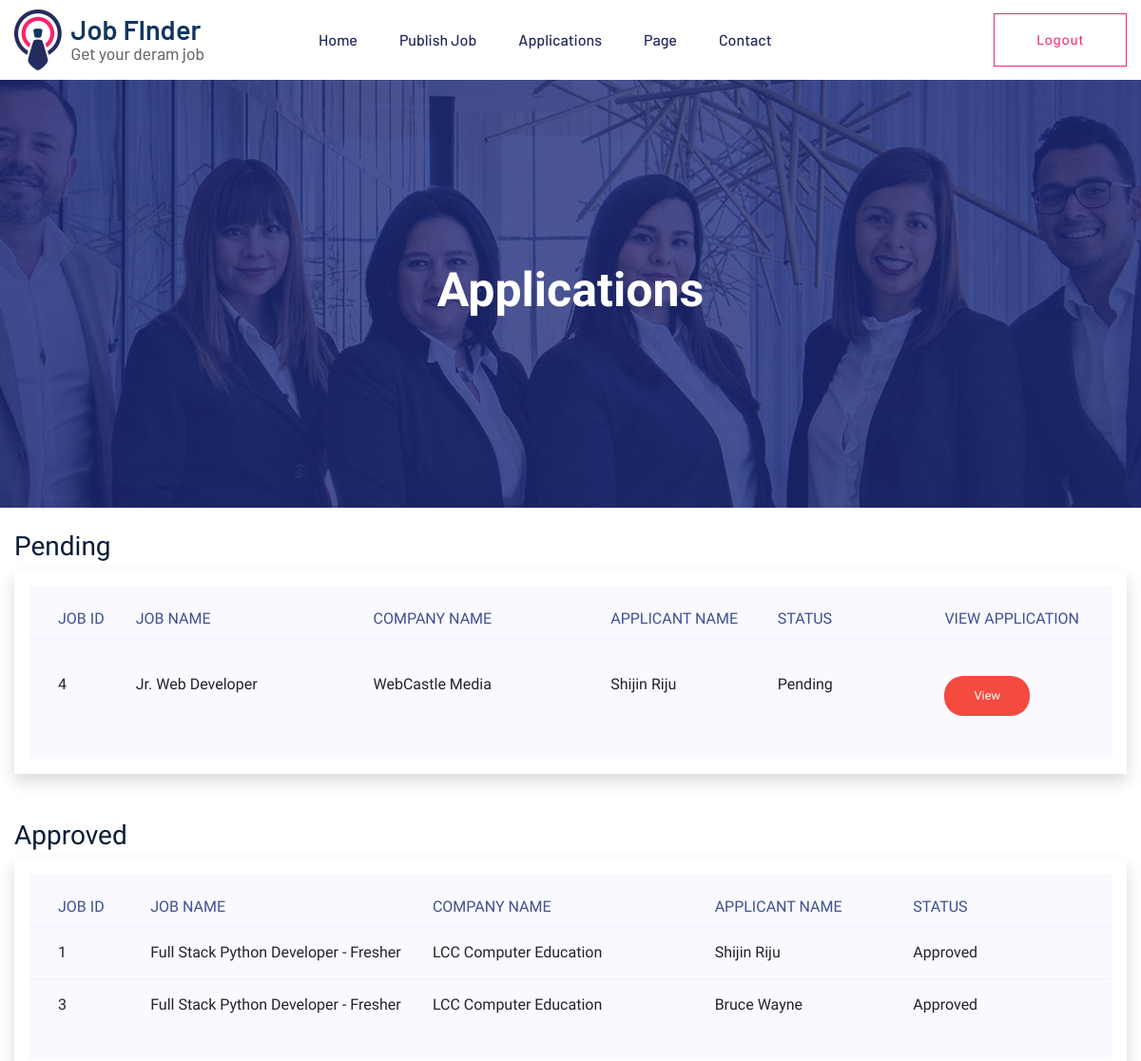
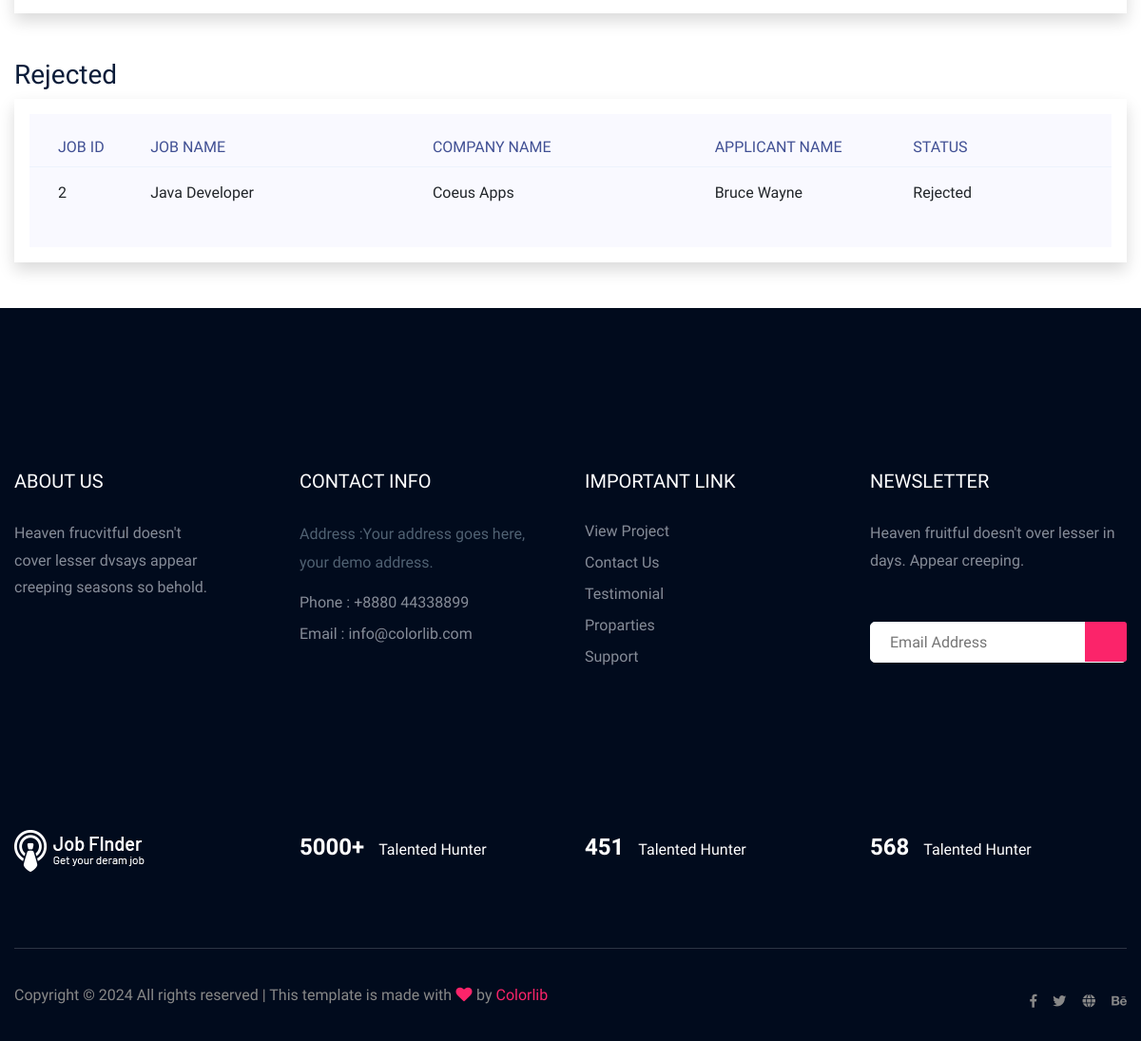
The page /applicant_details/ (signed in) on the database its author committed (2 pictures, top to bottom).
### JOBAPP/models.py (models this page shows, shortened)
class Application(models.Model):
    user_id = models.ForeignKey(Register, on_delete=models.CASCADE)
    job_id = models.ForeignKey(JobList,on_delete=models.CASCADE)
    applicant_education = models.CharField(max_length=100)
    applicant_experience = models.CharField(max_length=100)
    applicant_internship = models.CharField(max_length=3000)
    applicant_cv = models.FileField()
    applied_status = models.CharField(max_length = 100, default="Not Applied", null = True)
    status = models.CharField(max_length = 100, default="Pending", null=True)

class JobList(models.Model):
    job_title = models.CharField(max_length = 100)
    job_company = models.CharField(max_length = 100)
    job_location = models.CharField(max_length = 100)
    job_initial_salary = models.IntegerField()
    job_final_salary = models.IntegerField()
    job_type = models.CharField(max_length = 100)
    job_company_description = models.CharField(max_length = 3000, null=True)
    job_description = models.CharField(max_length = 3000, null=True)
    job_skills = models.CharField(max_length = 3000, null=True)
    job_education = models.CharField(max_length = 3000, null=True)
    job_experience = models.CharField(max_length = 3000, null=True)
    job_company_email = models.EmailField(max_length = 100, null=True)
    job_company_phone = models.IntegerField(null=True)
    job_application_date = models.DateField(null=True)
    job_vacancy = models.IntegerField(null=True)
    timestamp = models.DateTimeField(auto_now_add = True)

class Register(models.Model):
    name = models.CharField(max_length = 100)
    email = models.EmailField(max_length = 100)
    phone = models.IntegerField()
    login_id = models.ForeignKey(CustomLogin,on_delete = models.CASCADE)

### JOBAPP/views.py (the view)
# urls.py: path('applicant_details/',views.applicant_details),
def applicant_details(request):
    user_id = request.session['admin_id']
    datas = Application.objects.filter(status = "Pending")
    approved_data = Application.objects.filter(status = "Approved")
    rejected_data = Application.objects.filter(status = "Rejected")
    return render(request, 'applicant_details.html',{"data":datas,"approved_data":approved_data,"rejected_data":rejected_data})

### templates/applicant_details.html
{% extends 'admin_base.html' %} {% block header %}
<div class="slider-area ">
    <div class="single-slider section-overly slider-height2 d-flex align-items-center"
        data-background="assets/img/hero/about.jpg">
        <div class="container">
            <div class="row">
                <div class="col-xl-12">
                    <div class="hero-cap text-center">
                        <h2>Applications</h2>
                    </div>
                </div>
            </div>
        </div>
    </div>
</div>
<div class="container mt-4 mb-5">
    <h3>Pending</h3>
    <div class="progress-table-wrap shadow p-3">
        <div class="progress-table">
            <div class="table-head">
                <div class="serial">Job Id</div>
                <div class="country">Job Name</div>
                <div class="country">Company Name</div>
                <div class="visit">Applicant Name</div>
                <div class="visit">Status</div>
                <div class="visit">View Application</div>
            </div>
            {% for i in data %}
            <div class="table-row">
                <div class="serial">{{i.id}}</div>
                <div class="country">{{i.job_id.job_title}}</div>
                <div class="country">{{i.job_id.job_company}}</div>
                <div class="visit">{{i.user_id.name}}</div>
                <div class="visit">{{i.status}}</div>
                <div class="visit">
                    <a href="/applications?id={{i.user_id.login_id_id}}"><button class="genric-btn danger circle mt-4"
                            type="submit">
                            View
                        </button></a>
                </div>
            </div>
            {% endfor %}
        </div>
    </div>
    <h3 class="mt-5">Approved</h3>
    <div class="progress-table-wrap shadow p-3">
        <div class="progress-table">
            <div class="table-head">
                <div class="serial">Job Id</div>
                <div class="country">Job Name</div>
                <div class="country">Company Name</div>
                <div class="visit">Applicant Name</div>
                <div class="visit">Status</div>
            </div>
            {% for i in approved_data %}
            <div class="table-row">
                <div class="serial">{{i.id}}</div>
                <div class="country">{{i.job_id.job_title}}</div>
                <div class="country">{{i.job_id.job_company}}</div>
                <div class="visit">{{i.user_id.name}}</div>
                <div class="visit">{{i.status}}</div>
            </div>
            {% endfor %}
        </div>
    </div>
    <h3 class="mt-5">Rejected</h3>
    <div class="progress-table-wrap shadow p-3">
        <div class="progress-table">
            <div class="table-head">
                <div class="serial">Job Id</div>
                <div class="country">Job Name</div>
                <div class="country">Company Name</div>
                <div class="visit">Applicant Name</div>
                <div class="visit">Status</div>
            </div>
            {% for i in rejected_data %}
            <div class="table-row">
                <div class="serial">{{i.id}}</div>
                <div class="country">{{i.job_id.job_title}}</div>
                <div class="country">{{i.job_id.job_company}}</div>
                <div class="visit">{{i.user_id.name}}</div>
                <div class="visit">{{i.status}}</div>
            </div>
            {% endfor %}
        </div>
    </div>
</div>
{% endblock %}

### templates/admin_base.html (shortened to what this page needs)
{% load static %}
<!doctype html>
<html class="no-js" lang="zxx">
<head>
    <link rel="stylesheet" href="{% static 'assets/css/bootstrap.min.css' %}">
    <link rel="stylesheet" href="{% static 'assets/css/owl.carousel.min.css' %}">
    <link rel="stylesheet" href="{% static 'assets/css/flaticon.css' %}">
    <link rel="stylesheet" href="{% static 'assets/css/price_rangs.css' %}">
    <link rel="stylesheet" href="{% static 'assets/css/slicknav.css' %}">
    <link rel="stylesheet" href="{% static 'assets/css/animate.min.css' %}">
    <link rel="stylesheet" href="{% static 'assets/css/magnific-popup.css' %}">
    <link rel="stylesheet" href="{% static 'assets/css/fontawesome-all.min.css' %}">
    <link rel="stylesheet" href="{% static 'assets/css/themify-icons.css' %}">
    <link rel="stylesheet" href="{% static 'assets/css/slick.css' %}">
    <link rel="stylesheet" href="{% static 'assets/css/nice-select.css' %}">
    <link rel="stylesheet" href="{% static 'assets/css/style.css' %}">
</head>
<body>
    <header>
        <div class="header-area header-transparrent">
            <div class="headder-top header-sticky">
                <div class="container">
                    <div class="row align-items-center">
                        <div class="col-lg-3 col-md-2">
                            <div class="logo">
                                <a href="index.html"><img src="{% static 'assets/img/logo/logo.png' %}" alt=""></a>
                            </div>
                        </div>
                        <div class="col-lg-9 col-md-9">
                            <div class="menu-wrapper">
                                <div class="main-menu">
                                    <nav class="d-none d-lg-block">
                                        <ul id="navigation">
                                            <li><a href="/admin_index">Home</a></li>
                                            <li><a href="/job_publish">Publish Job</a></li>
                                            <li><a href="/applicant_details">Applications</a></li>
                                            <li><a href="#">Page</a>
                                            </li>
                                            <li><a href="contact.html">Contact</a></li>
                                        </ul>
                                    </nav>
                                </div>
                                <div class="header-btn d-none f-right d-lg-block">
                                    <a href="/signout" class="btn head-btn2">Logout</a>
                                </div>
                            </div>
                        </div>
                        <div class="col-12">
                        </div>
                    </div>
                </div>
            </div>
        </div>
    </header>
    {% block header %}
    {% endblock %}
    <footer>
        <div class="footer-area footer-bg footer-padding">
            <div class="container">
                <div class="row d-flex justify-content-between">
                    <div class="col-xl-3 col-lg-3 col-md-4 col-sm-6">
                        <div class="single-footer-caption mb-50">
                            <div class="single-footer-caption mb-30">
                                <div class="footer-tittle">
                                    <h4>About Us</h4>
                                    <div class="footer-pera">
                                        <p>Heaven frucvitful doesn't cover lesser dvsays appear creeping seasons so
                                            behold.</p>
                                    </div>
                                </div>
                            </div>
                        </div>
                    </div>
                    <div class="col-xl-3 col-lg-3 col-md-4 col-sm-5">
                        <div class="single-footer-caption mb-50">
                            <div class="footer-tittle">
                                <h4>Contact Info</h4>
                                <ul>
                                    <li>
                                        <p>Address :Your address goes
                                            here, your demo address.</p>
                                    </li>
                                    <li><a href="#">Phone : +8880 44338899</a></li>
                                    <li><a href="#">Email : info@colorlib.com</a></li>
                                </ul>
                            </div>
                        </div>
                    </div>
                    <div class="col-xl-3 col-lg-3 col-md-4 col-sm-5">
                        <div class="single-footer-caption mb-50">
                            <div class="footer-tittle">
                                <h4>Important Link</h4>
                                <ul>
                                    <li><a href="#"> View Project</a></li>
                                    <li><a href="#">Contact Us</a></li>
                                    <li><a href="#">Testimonial</a></li>
                                    <li><a href="#">Proparties</a></li>
                                    <li><a href="#">Support</a></li>
                                </ul>
                            </div>
                        </div>
                    </div>
                    <div class="col-xl-3 col-lg-3 col-md-4 col-sm-5">
                        <div class="single-footer-caption mb-50">
                            <div class="footer-tittle">
                                <h4>Newsletter</h4>
                                <div class="footer-pera footer-pera2">
                                    <p>Heaven fruitful doesn't over lesser in days. Appear creeping.</p>
                                </div>
                                <div class="footer-form">
                                    <div id="mc_embed_signup">
                                        <form target="_blank"
                                            action="https://spondonit.us12.list-manage.com/subscribe/post?u=1462626880ade1ac87bd9c93a&amp;id=92a4423d01"
                                            method="get" class="subscribe_form relative mail_part">
                                            <input type="email" name="email" id="newsletter-form-email"
                                                placeholder="Email Address" class="placeholder hide-on-focus"
                                                onfocus="this.placeholder = ''"
                                                onblur="this.placeholder = ' Email Address '">
                                            <div class="form-icon">
                                                <button type="submit" name="submit" id="newsletter-submit"
                                                    class="email_icon newsletter-submit button-contactForm"><img
                                                        src="{% static 'assets/img/icon/form.png' %}" alt=""></button>
                                            </div>
                                        </form>
                                    </div>
                                </div>
                            </div>
                        </div>
                    </div>
                </div>
                <div class="row footer-wejed justify-content-between">
                    <div class="col-xl-3 col-lg-3 col-md-4 col-sm-6">
                        <div class="footer-logo mb-20">
                            <a href="index.html"><img src="{% static 'assets/img/logo/logo2_footer.png' %}" alt=""></a>
                        </div>
                    </div>
                    <div class="col-xl-3 col-lg-3 col-md-4 col-sm-5">
                        <div class="footer-tittle-bottom">
                            <span>5000+</span>
                            <p>Talented Hunter</p>
                        </div>
                    </div>
                    <div class="col-xl-3 col-lg-3 col-md-4 col-sm-5">
                        <div class="footer-tittle-bottom">
                            <span>451</span>
                            <p>Talented Hunter</p>
                        </div>
                    </div>
                    <div class="col-xl-3 col-lg-3 col-md-4 col-sm-5">
                        <div class="footer-tittle-bottom">
                            <span>568</span>
                            <p>Talented Hunter</p>
                        </div>
                    </div>
                </div>
            </div>
        </div>
        <div class="footer-bottom-area footer-bg">
            <div class="container">
                <div class="footer-border">
                    <div class="row d-flex justify-content-between align-items-center">
                        <div class="col-xl-10 col-lg-10 ">
                            <div class="footer-copy-right">
                                <p>
                                    Copyright &copy;
                                    <script>document.write(new Date().getFullYear());</script> All rights reserved |
                                    This template is made with <i class="fa fa-heart" aria-hidden="true"></i> by <a
                                        href="https://colorlib.com" target="_blank">Colorlib</a>
                                </p>
                            </div>
                        </div>
                        <div class="col-xl-2 col-lg-2">
                            <div class="footer-social f-right">
                                <a href="#"><i class="fab fa-facebook-f"></i></a>
                                <a href="#"><i class="fab fa-twitter"></i></a>
                                <a href="#"><i class="fas fa-globe"></i></a>
                                <a href="#"><i class="fab fa-behance"></i></a>
                            </div>
                        </div>
                    </div>
                </div>
            </div>
        </div>
    </footer>
</body>
</html>

### rows shown on the page
Application: id "4", job_id.job_title "Jr. Web Developer", job_id.job_company "WebCastle Media", user_id.name "Shijin Riju", status "Pending"
Application: id "1", job_id.job_title "Full Stack Python Developer - Fresher", job_id.job_company "LCC Computer Education", user_id.name "Shijin Riju", status "Approved"
Application: id "3", job_id.job_title "Full Stack Python Developer - Fresher", job_id.job_company "LCC Computer Education", user_id.name "Bruce Wayne", status "Approved"
Application: id "2", job_id.job_title "Java Developer", job_id.job_company "Coeus Apps", user_id.name "Bruce Wayne", status "Rejected"
